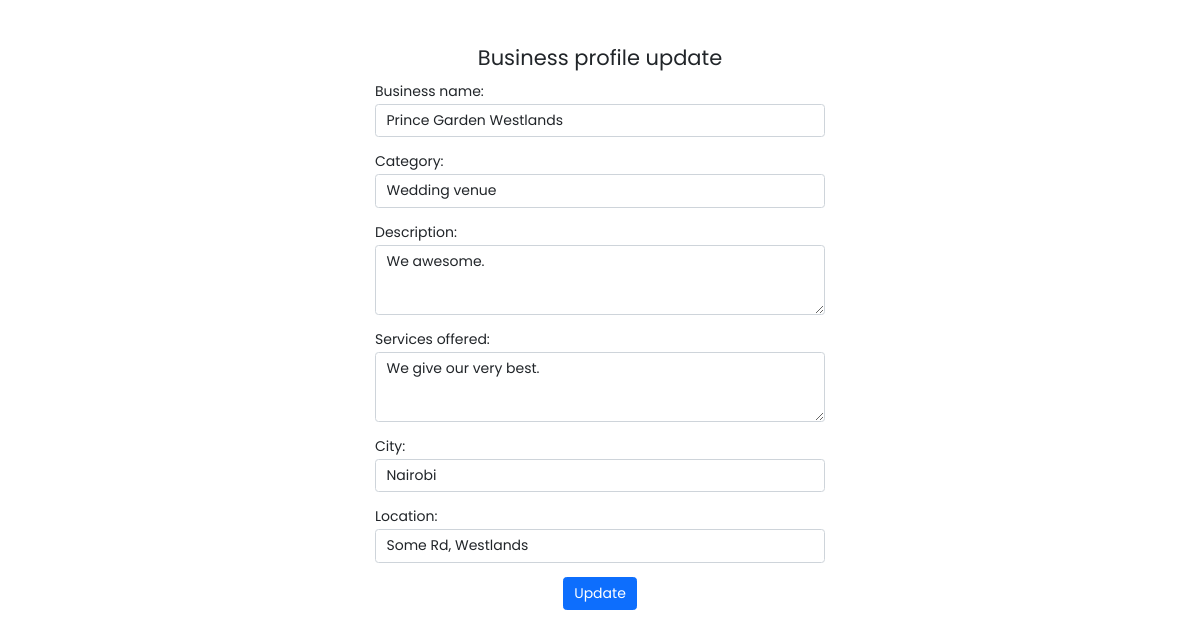
Before: /U/business-profile-update/ (signed in) with the older database file.
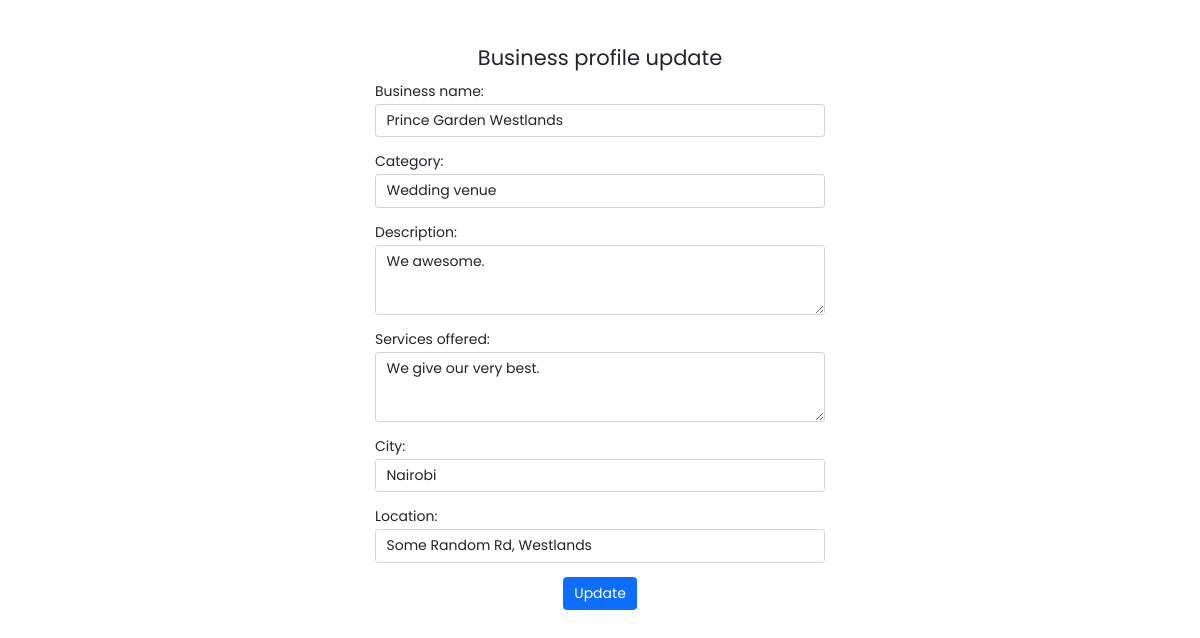
After: the same page with the newer database file.
### dreamwed/models.py (models this page shows, shortened)
class Vendor(models.Model):
   user = models.OneToOneField(User, on_delete=CASCADE, primary_key=True)
   business_name = models.CharField(max_length=100)
   category = models.ForeignKey(
      VendorCategory,
      on_delete=SET_NULL,
      null=True,
      help_text='Select a category for your business.',
      )
   description = models.TextField(max_length=5000)
   services_offered = models.TextField(max_length=5000)
   city = models.CharField(max_length=500)
   location = models.CharField(max_length=200) # street code

### main/decorators.py (the view)
   def wrapper_func(request, *args, **kwargs):
      if request.user.is_vendor:
         return view_func(request, *args, **kwargs)
      else:
         error_msg = 'Unauthorised action. You must be a vendor to access this page!'
         return HttpResponse(error_msg)

### dreamwed/forms.py
class BusinessProfileUpdateForm(ModelForm):
   class Meta:
      model = Vendor
      fields = ['business_name', 'category', 'description', 'services_offered', 'city', 'location']

### dreamwed/models.py (called while the page is built)
   def __str__(self):
      return self.name

### dreamwed/views/vendor.py (called while the page is built)
@login_required
@wedding_vendor_required
def update_business_profile(request):
   if not request.method == 'POST':
      form = BusinessProfileUpdateForm(instance=request.user.vendor)
      return render(request, 'vendor/update-business-profile.html', {'form': form})
   form = BusinessProfileUpdateForm(request.POST, request.FILES, instance=request.user.vendor)
   if not form.is_valid():
      return redirect(request.META.get('HTTP_REFERER'))
   form.save()
   return redirect('user-profile')

### templates/vendor/update-business-profile.html (shortened to what this page needs)
{% extends 'base.html' %}
{% load widget_tweaks %}
{% block body %}
<div class="container">
   <div class="text-center py-5">
      <form method="POST">
         <fieldset>
            <legend>Business profile update</legend>
            {% for field in form.visible_fields %}
            <div class="form-group mb-3" id="form_{{ field.name }}">
               {{ field.label_tag }}
               {% render_field field class+="form-control" %}
            </div>
            {% endfor %}
         </fieldset>
         <button type="submit" class="btn btn-primary">Update</button>
      </form>
   </div>
</div>
{% endblock body %}

Changed rows visible on the page:
changed Vendor "Prince Garden Westlands": location "Some Rd, Westlands" → "Some Random Rd, Westlands"
